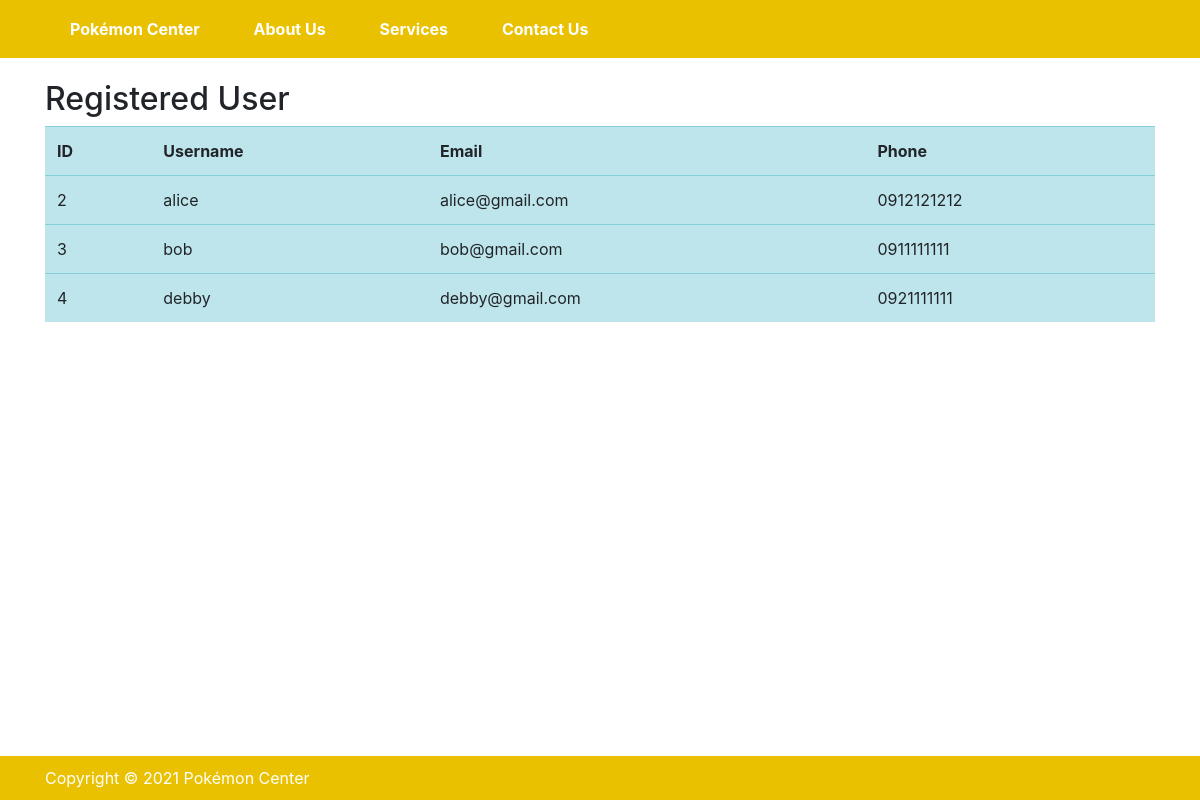
The page /userlist (signed in) on the database as committed earlier.
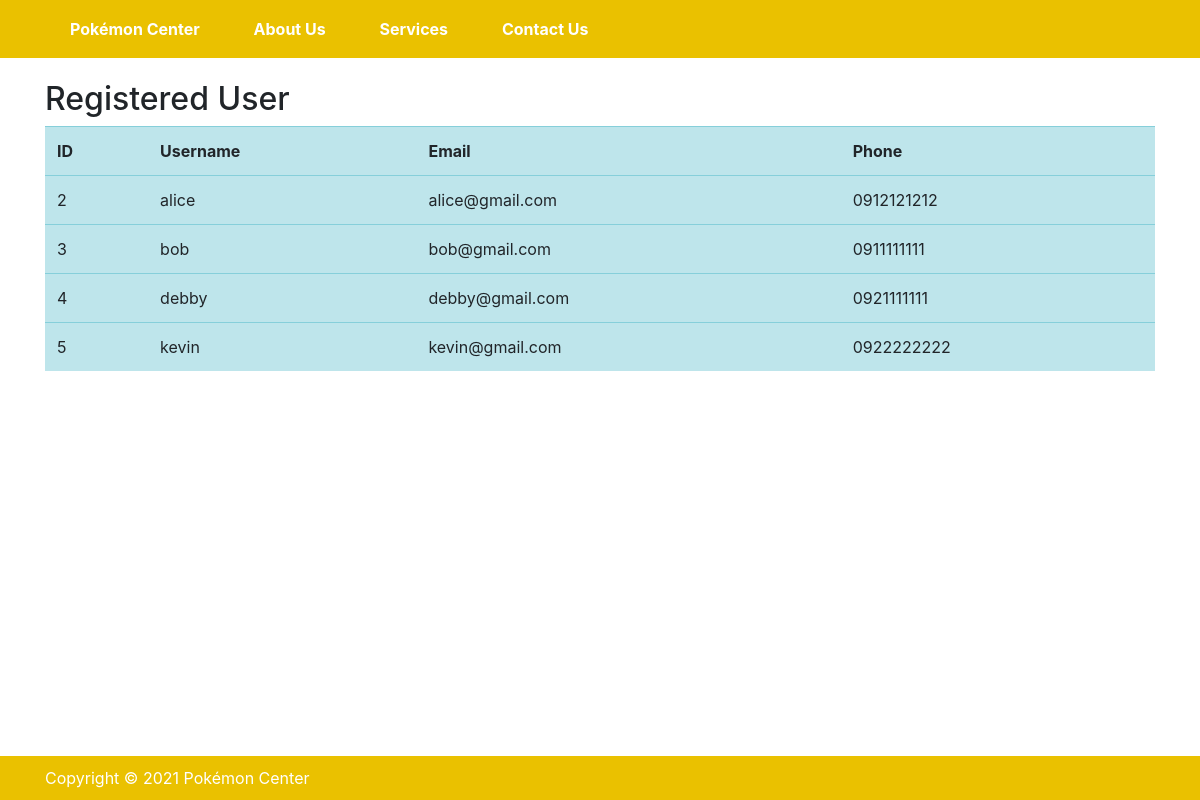
The same page on the database as committed later.
### shop_app/models.py (models this page shows, shortened)
class RegisteredUser(models.Model):
    name = models.CharField(max_length=100)
    email = models.CharField(max_length=100)
    phoneNum = models.CharField(blank=True, null=True, max_length=20)
    password = models.CharField(max_length=30)
    profilePic = models.ImageField(upload_to='profile_pics', default='default.jpeg')

### shop_app/views.py (the view)
# urls.py: path('userlist', views.UserListView.as_view(), name='userlist'),
class UserListView(ListView):
    model = RegisteredUser
    template_name = 'user_data.html'
    context_object_name = 'alldata'

### shop_app/templates/user_data.html (shortened to what this page needs)
{% extends "base.html" %}
    {% block content %}
        <h2>Registered  User</h2>
        {% if request.user.is_superuser or request.user.is_staff %}
            <table class="table table-hover table-info">
                <tr>
                    <th>ID</th>
                    <th>Username</th>
                    <th>Email</th>
                    <th>Phone</th>
                </tr>
                {% for user in alldata %}
                <tr>
                    <td>{{ user.id }}</td>
                    <td>{{ user.name }}</td>
                    <td>{{ user.email }}</td>
                    <td>{{ user.phoneNum }}</td>
                </tr>
                {% endfor %}
            </table>
        {% endif %}
    {% endblock %}

Rows that differ between the two databases and show on the page:
added RegisteredUser: id "5", name "kevin", email "kevin@gmail.com", phoneNum "0922222222"
